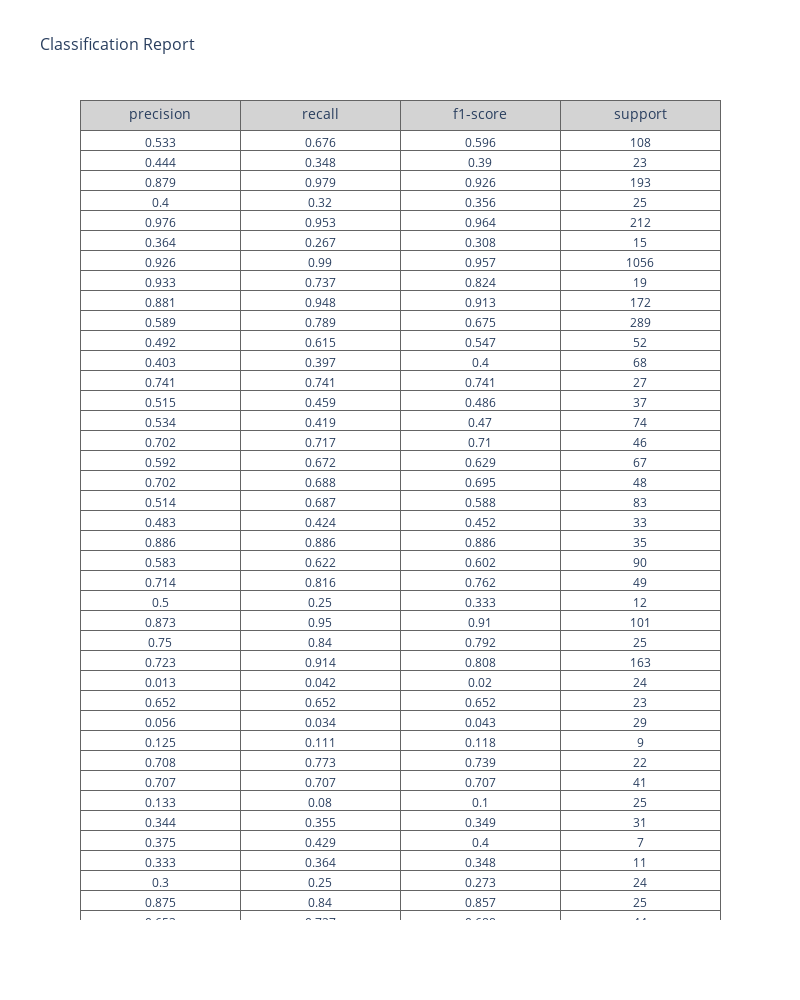

This figure's notebook cell:
### Code cell
# модель RandomForestClassifier (114 classes)
rf_clf = RandomForestClassifier(n_jobs=8)

# Оцениваем модель и выводим отчет
evaluate_and_report(rf_clf, X_train, X_test, y_train, y_test)

### Figure 1 — Plotly figure (JSON) as saved in the notebook; plotly's stock layout.template omitted (floating-point values rounded to 4 significant figures; data arrays with more than 128 entries replaced by an {"elided": "..."} marker saying what was removed)
{"data": [{"cells": {"align": "center", "fill": {"color": "white"}, "font": {"size": 12}, "line": {"color": "rgb(100, 100, 100)"}, "values": {"elided": "4x116 float values"}}, "header": {"align": "center", "fill": {"color": "lightgray"}, "font": {"size": 14}, "height": 30, "line": {"color": "rgb(100, 100, 100)"}, "values": ["precision", "recall", "f1-score", "support"]}, "type": "table"}], "layout": {"height": 1000, "title": {"font": {"size": 16}, "text": "Classification Report"}, "width": 800}}
